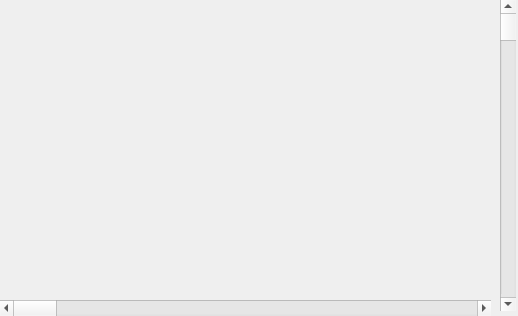
<?xml version="1.0" encoding="UTF-8"?>
<ui version="4.0">
 <class>scrollablePlot</class>
 <widget class="QWidget" name="scrollablePlot">
  <property name="geometry">
   <rect>
    <x>0</x>
    <y>0</y>
    <width>518</width>
    <height>316</height>
   </rect>
  </property>
  <property name="sizePolicy">
   <sizepolicy hsizetype="Expanding" vsizetype="Expanding">
    <horstretch>0</horstretch>
    <verstretch>0</verstretch>
   </sizepolicy>
  </property>
  <property name="windowTitle">
   <string>scrollablePlot</string>
  </property>
  <widget class="QWidget" name="widgetForPlot" native="true">
   <property name="geometry">
    <rect>
     <x>0</x>
     <y>0</y>
     <width>500</width>
     <height>300</height>
    </rect>
   </property>
  </widget>
  <widget class="QScrollBar" name="horizontalScrollBar">
   <property name="geometry">
    <rect>
     <x>0</x>
     <y>300</y>
     <width>491</width>
     <height>16</height>
    </rect>
   </property>
   <property name="orientation">
    <enum>Qt::Horizontal</enum>
   </property>
  </widget>
  <widget class="QScrollBar" name="verticalScrollBar">
   <property name="geometry">
    <rect>
     <x>500</x>
     <y>0</y>
     <width>16</width>
     <height>311</height>
    </rect>
   </property>
   <property name="orientation">
    <enum>Qt::Vertical</enum>
   </property>
  </widget>
 </widget>
 <layoutdefault spacing="6" margin="11"/>
 <resources/>
 <connections/>
</ui>
